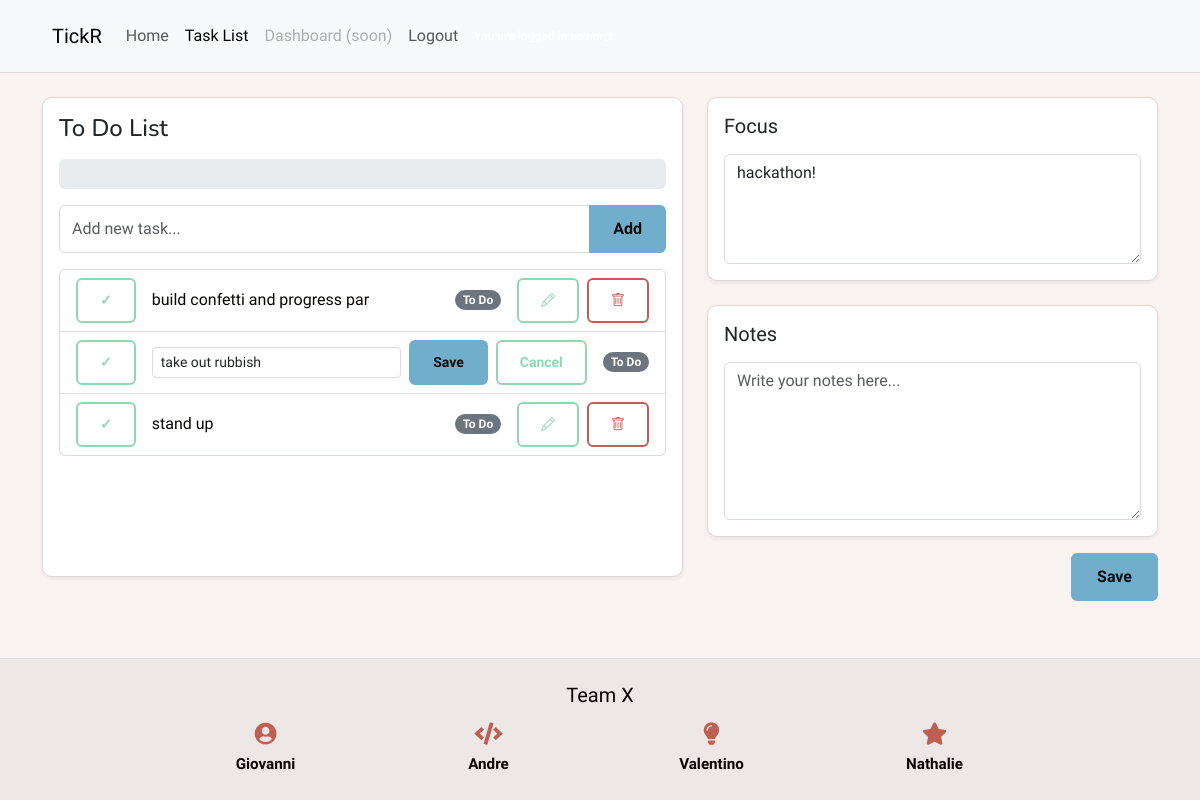
Screenshot of /todolist/?edit=2 (signed in) with the database file from the repository.
### doit_app/models.py (models this page shows, shortened)
class Task(models.Model):
	user = models.ForeignKey(
		settings.AUTH_USER_MODEL,
		on_delete=models.CASCADE,
		related_name="tasks",
		null=True,
		blank=True,
	)
	title = models.CharField(max_length=255)
	is_completed = models.BooleanField(default=False)
	due_date = models.DateField(blank=True, null=True)
	created_at = models.DateTimeField(auto_now_add=True)
	updated_at = models.DateTimeField(auto_now=True)
	class Meta:
		ordering = ["is_completed", "-created_at"]

class FocusItem(models.Model):
	user = models.ForeignKey(
		settings.AUTH_USER_MODEL,
		on_delete=models.CASCADE,
		related_name="focus_items",
		null=True,
		blank=True,
	)
	title = models.TextField()
	updated_at = models.DateTimeField(auto_now=True)

### doit_app/views.py (the view, shortened to what this page needs)
# urls.py: path('todolist/', doit_views.todolist, name='todolist'),
@login_required
def todolist(request):
    edit_task_id = None
    raw_edit_task_id = request.GET.get("edit")
    if raw_edit_task_id:
        try:
            parsed_edit_task_id = int(raw_edit_task_id)
        except (TypeError, ValueError):
            parsed_edit_task_id = None
        if parsed_edit_task_id and Task.objects.filter(id=parsed_edit_task_id, user=request.user).exists():
            edit_task_id = parsed_edit_task_id
    tasks = Task.objects.filter(user=request.user)
    focus_items = FocusItem.objects.filter(user=request.user)
    notes = Note.objects.filter(user=request.user)
    total_tasks = tasks.count()
    completed_tasks = tasks.filter(is_completed=True).count()
    progress_percent = round((completed_tasks / total_tasks) * 100) if total_tasks else 0
    context = {
        "tasks": tasks,
        "focus_items": focus_items,
        "notes": notes,
        "today": timezone.localdate().strftime("%Y-%m-%d"),
        "edit_task_id": edit_task_id,
        "total_tasks": total_tasks,
        "completed_tasks": completed_tasks,
        "progress_percent": progress_percent,
    }
    return render(request, "todolist.html", context)

### templates/todolist.html (shortened to what this page needs)
{% extends "base.html" %}
{% load static %}
{% block content %}
<div class="container py-4">
    <div class="row">
        <div class="col-lg-7 mb-4">
            <div class="card shadow-sm h-100 tickr-panel">
                <div class="card-body">
                    <h4 class="mb-3">To Do List</h4>
                        <div class="progress mb-3" style="height: 30px;">
                        </div>
                        <form method="POST" class="mb-3">
                            <div class="input-group">
                                <input type="text"
                                       name="new_task"
                                       class="form-control tickr-input"
                                       placeholder="Add new task..."
                                       required>
                                <button class="btn tickr-btn-accent" type="submit" name="add_task">
                                    Add
                                </button>
                            </div>
                        </form>
                        <ul class="list-group">
                            {% for task in tasks %}
                                <li class="list-group-item d-flex align-items-center tickr-list-item">
                                    <div class="d-flex align-items-center gap-2 me-3">
                                        <form method="POST" class="d-inline">
                                            <button type="submit"
                                                    name="toggle_task"
                                                    value="{{ task.id }}"
                                                    class="btn btn-sm {% if task.is_completed %}tickr-btn-secondary{% else %}tickr-btn-outline-secondary{% endif %}"
                                                    aria-label="Toggle complete"
                                                    title="Mark complete">
                                                ✓
                                            </button>
                                        </form>
                                    </div>
                                    <div class="flex-grow-1">
                                        {% if edit_task_id == task.id %}
                                            <form method="POST" class="d-flex align-items-center gap-2">
                                                <input type="text"
                                                       name="edited_task_title"
                                                       class="form-control form-control-sm tickr-input"
                                                       value="{{ task.title }}"
                                                       required>
                                                <button type="submit"
                                                        name="update_task"
                                                        value="{{ task.id }}"
                                                        class="btn btn-sm tickr-btn-accent"
                                                        aria-label="Save task"
                                                        title="Save">
                                                    Save
                                                </button>
                                                <a href="{% url 'todolist' %}"
                                                   class="btn btn-sm tickr-btn-outline-secondary"
                                                   aria-label="Cancel edit"
                                                   title="Cancel">
                                                    Cancel
                                                </a>
                                            </form>
                                        {% else %}
                                            <span class="{% if task.is_completed %}text-decoration-line-through text-muted{% endif %}">
                                                {{ task.title }}
                                            </span>
                                        {% endif %}
                                    </div>
                                    <span class="badge {% if task.is_completed %}bg-success{% else %}bg-secondary{% endif %} rounded-pill ms-3">
                                        {% if task.is_completed %}Done{% else %}To Do{% endif %}
                                    </span>
                                    {% if edit_task_id != task.id %}
                                        <div class="d-flex align-items-center gap-2 ms-3">
                                            <a href="{% url 'todolist' %}?edit={{ task.id }}"
                                               class="btn btn-sm tickr-btn-outline-secondary"
                                               aria-label="Edit task"
                                               title="Edit">
                                                <i class="bi bi-pencil"></i>
                                            </a>
                                            <form method="POST" class="d-inline">
                                                <button type="submit"
                                                        name="delete_task"
                                                        value="{{ task.id }}"
                                                        class="btn btn-sm tickr-btn-outline-primary"
                                                        aria-label="Delete task"
                                                        title="Delete">
                                                    <i class="bi bi-trash"></i>
                                                </button>
                                            </form>
                                        </div>
                                    {% endif %}
                                </li>
                            {% empty %}
                                <li class="list-group-item text-muted">
                                    No tasks yet
                                </li>
                            {% endfor %}
                        </ul>
                </div>
            </div>
        </div>
        <div class="col-lg-5">
            <form method="POST">
            <div class="card shadow-sm mb-4 tickr-panel">
                <div class="card-body">
                    <h5 class="mb-3">Focus</h5>
                    <textarea name="focus_content"
                              class="form-control tickr-input"
                              rows="4"
                              placeholder="What are you focusing on today?">{% for item in focus_items %}{{ item.title }}{% endfor %}</textarea>
                </div>
            </div>
            <div class="card shadow-sm tickr-panel">
                <div class="card-body">
                    <h5 class="mb-3">Notes</h5>
                    <textarea name="notes_content"
                              class="form-control tickr-input"
                              rows="6"
                              placeholder="Write your notes here...">{% for note in notes %}{{ note.content }}{% endfor %}</textarea>
                </div>
            </div>
            <div class="text-end mt-3">
                <button type="submit"
                        name="save"
                        class="btn tickr-btn-accent px-4">
                    Save
                </button>
            </div>
            </form>
        </div>
    </div>
</div>
{% endblock %}

### static/css/style.css (style rules this page uses)
:root { --text: #090403; --background: #f9f3f1; --primary: #be5f54; --secondary: #91d7b2; --accent: #71aecb; }
h1, h2, h3, h4 { font-family: "Nunito", sans-serif; font-style: normal; }
* { margin: 0; padding: 0; box-sizing: border-box; }
body { font-family: "Work Sans", sans-serif; font-style: normal; background-color: var(--background); color: var(--text); }
a { text-decoration: none; color: inherit; }
.btn { padding: 10px 22px; border-radius: 6px; font-weight: 600; cursor: pointer; border: none; font-family: "Work Sans", sans-serif; }
.tickr-panel { background-color: #ffffff; border: 1px solid #e0d9d7; border-radius: 10px; }
.tickr-list-item { background-color: #ffffff; border-color: #e0d9d7; color: var(--text); }
.tickr-input { border: 1px solid #e0d9d7; }
.tickr-btn-outline-primary { background-color: transparent; color: var(--primary); border: 2px solid var(--primary); }
.tickr-btn-outline-secondary { background-color: transparent; color: var(--secondary); border: 2px solid var(--secondary); }
.tickr-btn-accent { background-color: var(--accent); color: #0a0a0a; border: 2px solid var(--accent); }

### rows the page displays
Task: {{ task.id }} 3 (drawn), title "build confetti and progress par", is_completed "To Do"
Task: {{ task.id }} 2 (drawn), edited_task_title "take out rubbish", is_completed "To Do"
Task: {{ task.id }} 1 (drawn), title "stand up", is_completed "To Do"
FocusItem: focus_content "hackathon!"
